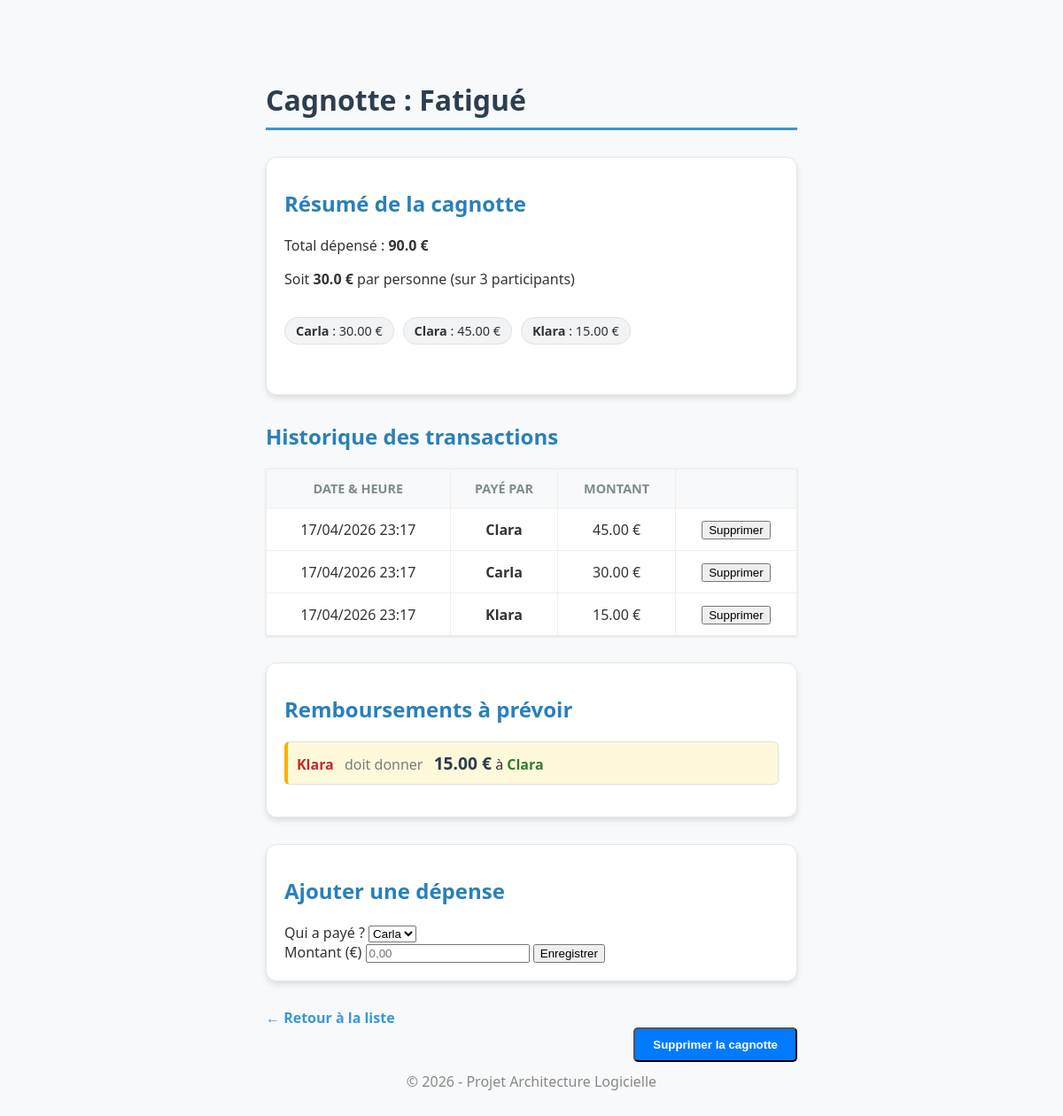
/pot/Fatigué, run on the app's committed database.
### tables this page shows
CREATE TABLE members (
	money_pot VARCHAR NOT NULL, 
	name VARCHAR NOT NULL, 
	PRIMARY KEY (money_pot, name)
);

CREATE TABLE expenses (
	id INTEGER NOT NULL, 
	money_pot VARCHAR NOT NULL, 
	paid_by VARCHAR NOT NULL, 
	amount FLOAT NOT NULL, 
	datetime DATETIME NOT NULL, 
	PRIMARY KEY (id)
);

### src/archilog/views.py (the view)
@web_ui.route("/pot/<name>")
@auth.login_required
def view_pot(name: str):
    pot, transactions = get_money_pot_details(name)
    liste_membres = get_members(name)
    total_amount = sum(elt.amount for elt in pot.expenses)
    nb_membres = len(liste_membres)
    part_individuelle = round(total_amount / nb_membres if nb_membres > 0 else 0, 2)
    totaux_par_membre = {m: 0.0 for m in liste_membres}
    for e in pot.expenses:
        clean_name = e.paid_by.strip()
        if clean_name in totaux_par_membre:
            totaux_par_membre[clean_name] += e.amount
        else:
            continue
    form = ExpenseForm()
    form.paid_by.choices = [(m, m) for m in liste_membres]
    return render_template(
        "details.html",
        pot=pot,
        transactions=transactions,
        membres=liste_membres,
        total_general=total_amount,
        part_individuelle=part_individuelle,
        totaux_par_membre=totaux_par_membre,
        nb_membres=nb_membres,
        form=form
    )

### src/archilog/forms.py
class ExpenseForm(FlaskForm):
    paid_by = SelectField('Payé par', choices=[], validators=[DataRequired()])
    amount = FloatField('Montant', validators=[
        DataRequired(message="Veuillez entrer un nombre"),
        NumberRange(min=0.01, message="Le montant doit être supérieur à 0")
    ])

### src/archilog/data.py (called while the page is built)
def get_money_pot(money_pot_name: str) -> MoneyPot:
    results = select(Expenses).where(Expenses.c.money_pot == money_pot_name)
    with db.connect() as conn:
        res = conn.execute(results)
        rows = res.all()
    return MoneyPot(money_pot_name, [Expense.from_db(r) for r in rows])

def get_members(money_pot_name: str) -> list[str]:
    query = select(Members.c.name).where(Members.c.money_pot == money_pot_name)
    with db.connect() as conn:
        result = conn.execute(query)
        return [row[0] for row in result]

    @classmethod
    def from_db(cls, row):
        return cls(
            row.id,
            row.money_pot,
            row.paid_by,
            row.amount,
            row.datetime,
        )

### src/archilog/domain.py (called while the page is built)
def get_money_pot_details(money_pot_name: str) -> tuple[MoneyPot, list[Transaction]]:
    pot = get_money_pot(money_pot_name)
    members = get_members(money_pot_name)
    transactions = compute_transactions(pot, members)
    return pot, transactions

### src/archilog/templates/details.html (shortened to what this page needs)
{% extends "layout.html" %}
{% block content %}
    <div class="pots-container">
        <h1>Cagnotte : {{ pot.name }}</h1>
        <div class="summary-card">
            <h2>Résumé de la cagnotte</h2>
            <p>Total dépensé : <strong>{{ total_general }} €</strong></p>
            <p>Soit <strong>{{ part_individuelle }} €</strong> par personne (sur {{ nb_membres }} participants)</p>
            <div class="members-stats" style="margin-bottom: 20px;">
                <ul style="list-style: none; padding: 0; display: flex; flex-wrap: wrap; gap: 10px;">
                    {% for membre, total_perso in totaux_par_membre.items() %}
                        <li style="background: #f1f3f5; padding: 5px 12px; border-radius: 15px; font-size: 0.9em; border: 1px solid #dee2e6;">
                            <strong>{{ membre }}</strong> : {{ "%.2f"|format(total_perso) }} €
                        </li>
                    {% endfor %}
                </ul>
            </div>
        </div>
        <h2>Historique des transactions</h2>
        <table>
            <thead>
                <tr>
                    <th>Date & Heure</th>
                    <th>Payé par</th>
                    <th>Montant</th>
                    <th></th>
                </tr>
            </thead>
            <tbody>
                {% for e in pot.expenses %}
                <tr>
                    <td>{{ e.datetime.strftime('%d/%m/%Y %H:%M') }}</td>
                    <td><strong>{{ e.paid_by }}</strong></td>
                    <td>{{ "%.2f"|format(e.amount) }} €</td>
                    <td>
                        <form action="/expense/delete/{{ e.id }}" method="POST">
                            <button type="submit" onclick="return confirm('Supprimer cette dépense ?')">Supprimer</button>
                        </form>
                    </td>
                </tr>
                {% endfor %}
            </tbody>
        </table>
        <div class="summary-card">
            <h2>Remboursements à prévoir</h2>
            {% if transactions %}
                <ul class="transaction-list">
                    {% for t in transactions %}
                    <li>
                        <span class="name-debtor">{{ t.sender }}</span>
                        <span class="reimbursement-text"> doit donner</span>
                        <span class="amount-highlight">{{ "%.2f"|format(t.amount) }} €</span> à
                        <span class="name-creditor">{{ t.receiver }}</span>
                    </li>
                    {% endfor %}
                </ul>
            {% else %}
                <p>Tout le monde a payé la même chose, les comptes sont parfaits !</p>
            {% endif %}
        </div>
        <div class="summary-card">
            <h2>Ajouter une dépense</h2>
            <form action="{{ url_for('web_ui.add_expense_route', name=pot.name) }}" method="post">
                <label for="paid_by">Qui a payé ?</label>
                {{ form.paid_by(id="paid_by") }}
                <br>
                <label for="amount">Montant (€)</label>
               {{ form.amount(id="amount", type="number", step="0.01", min="0.01", placeholder="0,00") }}
                <button type="submit">Enregistrer</button>
            </form>
        </div>
        <div class="footer">
        <a href="{{ url_for('web_ui.home') }}" class="back-link">← Retour à la liste</a>
        <form action="{{ url_for('web_ui.delete_pot', cagnotte_name=pot.name) }}" method="POST" style="margin: 0;">
            <button id="suppr" type="submit" onclick="return confirm('Attention : Cette action est irréversible. Supprimer la cagnotte ?')">
                Supprimer la cagnotte
            </button>
        </form>
        </div>
    </div>
{% endblock %}

### src/archilog/templates/details.html (style rules this page uses)
body { font-family: 'Segoe UI', Tahoma, Geneva, Verdana, sans-serif; background-color: #f8f9fa; color: #333; max-width: 600px; margin: 50px auto; padding: 20px; }
h1 { color: #2c3e50; border-bottom: 3px solid #3498db; padding-bottom: 10px; }
h2 { margin-top: 15px; color: #2980b9; }
table { width: 100%; border-collapse: collapse; margin: 20px 0; background: white; box-shadow: 0 1px 3px rgba(0,0,0,0.1); }
th, td { padding: 12px; text-align: center; border: 1px solid #eee; }
th { background-color: #f8f9fa; color: #7f8c8d; text-transform: uppercase; font-size: 0.9em; }
.reimbursement-text { color: #1f2c38; opacity: 0.6; font-weight: 300; margin: 0 8px; }
.name-debtor { color: #c62828; font-weight: 700; }
.name-creditor { color: #2e7d32; font-weight: 700; }
.amount-highlight { color: #2c3e50; font-weight: 900; font-size: 1.2rem; }
.summary-card { background: #f0f7ff; padding: 20px; border-radius: 10px; border-left: 6px solid #3498db; margin: 30px 0; }
.transaction-list { list-style: none; padding: 0; }
.transaction-list li { background: white; margin: 5px 0; padding: 10px; border-radius: 5px; border: 1px solid #e0e0e0; }
.footer { margin-top: 40px; border-top: 1px solid #eee; padding-top: 20px; padding-bottom: 20px; display: contents; }
.back-link { text-decoration: none; color: #3498db; font-weight: bold; padding-bottom: 40px; }
#suppr { background-color: #007bff; color: white; padding: 10px 20px; border-radius: 5px; font-weight: bold; float: right; }
.summary-card { background: white; padding: 20px; border-radius: 12px; box-shadow: 0 4px 6px rgba(0,0,0,0.1); margin-bottom: 30px; border: 1px solid #e1e8ed; }
.members-stats { display: flex; flex-wrap: wrap; gap: 10px; margin: 15px 0; }
.transaction-list li { background: #fff9db; padding: 10px; margin-bottom: 5px; border-radius: 6px; border-left: 4px solid #fab005; }

### data on the page
members: name "Carla", total_perso "30.00"
members: name "Clara", total_perso "45.00", receiver "Clara"
members: name "Klara", total_perso "15.00", sender "Klara"
expenses: datetime "17/04/2026 23:17", paid_by "Clara", amount "45.00"
expenses: datetime "17/04/2026 23:17", paid_by "Carla", amount "30.00"
expenses: datetime "17/04/2026 23:17", paid_by "Klara", amount "15.00"

### other printed values
{{ pot.name }} "Fatigué"
{{ total_general }} "90.0"
{{ part_individuelle }} "30.0"
{{ nb_membres }} "3"
{{ "%.2f"|format(t.amount) }} "15.00"
